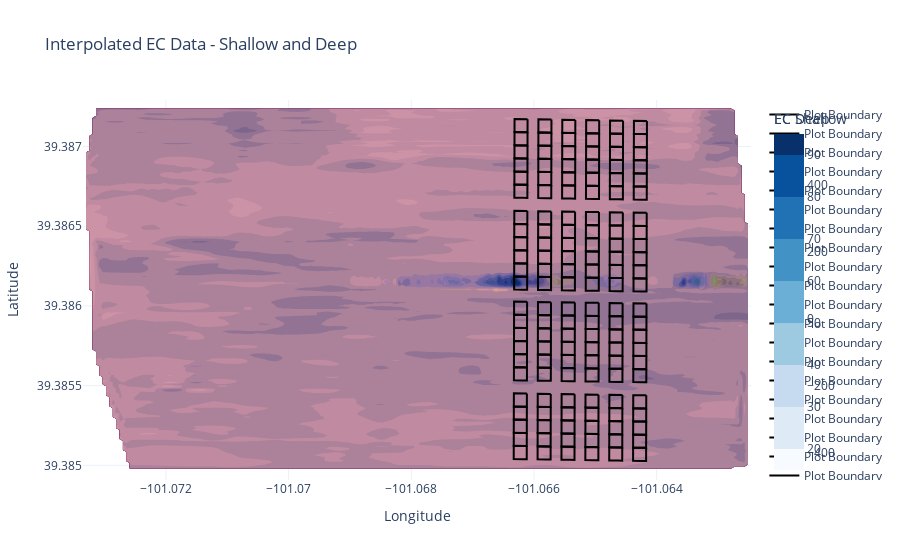

This figure's notebook cell:
### Code cell
# Plot with Plotly
fig = go.Figure()

# Add EC Shallow interpolated data as a contour plot
fig.add_trace(go.Contour(
    z=grid_z_shallow,
    x=np.linspace(x_min, x_max, grid_x.shape[0]), # Longitude range
    y=np.linspace(y_min, y_max, grid_y.shape[1]), # Latitude range
    colorscale="Inferno",
    colorbar=dict(title="EC Shallow"),
    contours=dict(showlines=False)
))

# Add plot boundaries
# Add plot boundaries with proper format
for _, row in plot_boundary.iterrows():
    boundary_x, boundary_y = list(row['geometry'].exterior.xy[0]), list(row['geometry'].exterior.xy[1])
    fig.add_trace(go.Scatter(
        x=boundary_x,
        y=boundary_y,
        mode="lines",
        line=dict(color="black", width=2),
        name="Plot Boundary"
    ))

# Add EC Deep interpolated data as a separate layer if desired
fig.add_trace(go.Contour(
    z=grid_z_deep,
    x=np.linspace(x_min, x_max, grid_x.shape[0]), 
    y=np.linspace(y_min, y_max, grid_y.shape[1]),
    colorscale="Blues",
    colorbar=dict(title="EC Deep"),
    contours=dict(showlines=False),
    opacity=0.5  # Adjust to layer the plots
))

# Update layout for clarity
fig.update_layout(
    title="Interpolated EC Data - Shallow and Deep",
    xaxis_title="Longitude",
    yaxis_title="Latitude",
    template="plotly_white"
)

# Display plot
fig.show()

### Figure 1 — Plotly figure (JSON) as saved in the notebook; plotly's stock layout.template omitted (floating-point values rounded to 4 significant figures; data arrays with more than 128 entries replaced by an {"elided": "..."} marker saying what was removed)
{"data": [{"colorbar": {"title": {"text": "EC Shallow"}}, "colorscale": [[0, "#000004"], [0.1111, "#1b0c41"], [0.2222, "#4a0c6b"], [0.3333, "#781c6d"], [0.4444, "#a52c60"], [0.5556, "#cf4446"], [0.6667, "#ed6925"], [0.7778, "#fb9b06"], [0.8889, "#f7d13d"], [1, "#fcffa4"]], "contours": {"showlines": false}, "type": "contour", "x": {"elided": "200 float values"}, "y": {"elided": "200 float values"}, "z": {"elided": "200x200 float values"}}, {"line": {"color": "black", "width": 2}, "mode": "lines", "name": "Plot Boundary", "type": "scatter", "x": [-101.1, -101.1, -101.1, -101.1, -101.1, -101.1, -101.1, -101.1, -101.1], "y": [39.39, 39.39, 39.39, 39.39, 39.39, 39.39, 39.39, 39.39, 39.39]}, {"line": {"color": "black", "width": 2}, "mode": "lines", "name": "Plot Boundary", "type": "scatter", "x": [-101.1, -101.1, -101.1, -101.1, -101.1, -101.1, -101.1, -101.1, -101.1], "y": [39.39, 39.39, 39.39, 39.39, 39.39, 39.39, 39.39, 39.39, 39.39]}, {"line": {"color": "black", "width": 2}, "mode": "lines", "name": "Plot Boundary", "type": "scatter", "x": [-101.1, -101.1, -101.1, -101.1, -101.1, -101.1, -101.1, -101.1, -101.1], "y": [39.39, 39.39, 39.39, 39.39, 39.39, 39.39, 39.39, 39.39, 39.39]}, {"line": {"color": "black", "width": 2}, "mode": "lines", "name": "Plot Boundary", "type": "scatter", "x": [-101.1, -101.1, -101.1, -101.1, -101.1, -101.1, -101.1, -101.1, -101.1], "y": [39.39, 39.39, 39.39, 39.39, 39.39, 39.39, 39.39, 39.39, 39.39]}, {"line": {"color": "black", "width": 2}, "mode": "lines", "name": "Plot Boundary", "type": "scatter", "x": [-101.1, -101.1, -101.1, -101.1, -101.1, -101.1, -101.1, -101.1, -101.1], "y": [39.39, 39.39, 39.39, 39.39, 39.39, 39.39, 39.39, 39.39, 39.39]}, {"line": {"color": "black", "width": 2}, "mode": "lines", "name": "Plot Boundary", "type": "scatter", "x": [-101.1, -101.1, -101.1, -101.1, -101.1, -101.1, -101.1, -101.1, -101.1], "y": [39.39, 39.39, 39.39, 39.39, 39.39, 39.39, 39.39, 39.39, 39.39]}, {"line": {"color": "black", "width": 2}, "mode": "lines", "name": "Plot Boundary", "type": "scatter", "x": [-101.1, -101.1, -101.1, -101.1, -101.1, -101.1, -101.1, -101.1, -101.1], "y": [39.39, 39.39, 39.39, 39.39, 39.39, 39.39, 39.39, 39.39, 39.39]}, {"line": {"color": "black", "width": 2}, "mode": "lines", "name": "Plot Boundary", "type": "scatter", "x": [-101.1, -101.1, -101.1, -101.1, -101.1, -101.1, -101.1, -101.1, -101.1], "y": [39.39, 39.39, 39.39, 39.39, 39.39, 39.39, 39.39, 39.39, 39.39]}, {"line": {"color": "black", "width": 2}, "mode": "lines", "name": "Plot Boundary", "type": "scatter", "x": [-101.1, -101.1, -101.1, -101.1, -101.1, -101.1, -101.1, -101.1, -101.1], "y": [39.39, 39.39, 39.39, 39.39, 39.39, 39.39, 39.39, 39.39, 39.39]}, {"line": {"color": "black", "width": 2}, "mode": "lines", "name": "Plot Boundary", "type": "scatter", "x": [-101.1, -101.1, -101.1, -101.1, -101.1, -101.1, -101.1, -101.1, -101.1], "y": [39.39, 39.39, 39.39, 39.39, 39.39, 39.39, 39.39, 39.39, 39.39]}, {"line": {"color": "black", "width": 2}, "mode": "lines", "name": "Plot Boundary", "type": "scatter", "x": [-101.1, -101.1, -101.1, -101.1, -101.1, -101.1, -101.1, -101.1, -101.1], "y": [39.39, 39.39, 39.39, 39.39, 39.39, 39.39, 39.39, 39.39, 39.39]}, {"line": {"color": "black", "width": 2}, "mode": "lines", "name": "Plot Boundary", "type": "scatter", "x": [-101.1, -101.1, -101.1, -101.1, -101.1, -101.1, -101.1, -101.1, -101.1], "y": [39.39, 39.39, 39.39, 39.39, 39.39, 39.39, 39.39, 39.39, 39.39]}, {"line": {"color": "black", "width": 2}, "mode": "lines", "name": "Plot Boundary", "type": "scatter", "x": [-101.1, -101.1, -101.1, -101.1, -101.1, -101.1, -101.1, -101.1, -101.1], "y": [39.39, 39.39, 39.39, 39.39, 39.39, 39.39, 39.39, 39.39, 39.39]}, {"line": {"color": "black", "width": 2}, "mode": "lines", "name": "Plot Boundary", "type": "scatter", "x": [-101.1, -101.1, -101.1, -101.1, -101.1, -101.1, -101.1, -101.1, -101.1], "y": [39.39, 39.39, 39.39, 39.39, 39.39, 39.39, 39.39, 39.39, 39.39]}, {"line": {"color": "black", "width": 2}, "mode": "lines", "name": "Plot Boundary", "type": "scatter", "x": [-101.1, -101.1, -101.1, -101.1, -101.1, -101.1, -101.1, -101.1, -101.1], "y": [39.39, 39.39, 39.39, 39.39, 39.39, 39.39, 39.39, 39.39, 39.39]}, {"line": {"color": "black", "width": 2}, "mode": "lines", "name": "Plot Boundary", "type": "scatter", "x": [-101.1, -101.1, -101.1, -101.1, -101.1, -101.1, -101.1, -101.1, -101.1], "y": [39.39, 39.39, 39.39, 39.39, 39.39, 39.39, 39.39, 39.39, 39.39]}, {"line": {"color": "black", "width": 2}, "mode": "lines", "name": "Plot Boundary", "type": "scatter", "x": [-101.1, -101.1, -101.1, -101.1, -101.1, -101.1, -101.1, -101.1, -101.1], "y": [39.39, 39.39, 39.39, 39.39, 39.39, 39.39, 39.39, 39.39, 39.39]}, {"line": {"color": "black", "width": 2}, "mode": "lines", "name": "Plot Boundary", "type": "scatter", "x": [-101.1, -101.1, -101.1, -101.1, -101.1, -101.1, -101.1, -101.1, -101.1], "y": [39.39, 39.39, 39.39, 39.39, 39.39, 39.39, 39.39, 39.39, 39.39]}, {"line": {"color": "black", "width": 2}, "mode": "lines", "name": "Plot Boundary", "type": "scatter", "x": [-101.1, -101.1, -101.1, -101.1, -101.1, -101.1, -101.1, -101.1, -101.1], "y": [39.39, 39.39, 39.39, 39.39, 39.39, 39.39, 39.39, 39.39, 39.39]}, {"line": {"color": "black", "width": 2}, "mode": "lines", "name": "Plot Boundary", "type": "scatter", "x": [-101.1, -101.1, -101.1, -101.1, -101.1, -101.1, -101.1, -101.1, -101.1], "y": [39.39, 39.39, 39.39, 39.39, 39.39, 39.39, 39.39, 39.39, 39.39]}, {"line": {"color": "black", "width": 2}, "mode": "lines", "name": "Plot Boundary", "type": "scatter", "x": [-101.1, -101.1, -101.1, -101.1, -101.1, -101.1, -101.1, -101.1, -101.1], "y": [39.39, 39.39, 39.39, 39.39, 39.39, 39.39, 39.39, 39.39, 39.39]}, {"line": {"color": "black", "width": 2}, "mode": "lines", "name": "Plot Boundary", "type": "scatter", "x": [-101.1, -101.1, -101.1, -101.1, -101.1, -101.1, -101.1, -101.1, -101.1], "y": [39.39, 39.39, 39.39, 39.39, 39.39, 39.39, 39.39, 39.39, 39.39]}, {"line": {"color": "black", "width": 2}, "mode": "lines", "name": "Plot Boundary", "type": "scatter", "x": [-101.1, -101.1, -101.1, -101.1, -101.1, -101.1, -101.1, -101.1, -101.1], "y": [39.39, 39.39, 39.39, 39.39, 39.39, 39.39, 39.39, 39.39, 39.39]}, {"line": {"color": "black", "width": 2}, "mode": "lines", "name": "Plot Boundary", "type": "scatter", "x": [-101.1, -101.1, -101.1, -101.1, -101.1, -101.1, -101.1, -101.1, -101.1], "y": [39.39, 39.39, 39.39, 39.39, 39.39, 39.39, 39.39, 39.39, 39.39]}, {"line": {"color": "black", "width": 2}, "mode": "lines", "name": "Plot Boundary", "type": "scatter", "x": [-101.1, -101.1, -101.1, -101.1, -101.1, -101.1, -101.1, -101.1, -101.1], "y": [39.39, 39.39, 39.39, 39.39, 39.39, 39.39, 39.39, 39.39, 39.39]}, {"line": {"color": "black", "width": 2}, "mode": "lines", "name": "Plot Boundary", "type": "scatter", "x": [-101.1, -101.1, -101.1, -101.1, -101.1, -101.1, -101.1, -101.1, -101.1], "y": [39.39, 39.39, 39.39, 39.39, 39.39, 39.39, 39.39, 39.39, 39.39]}, {"line": {"color": "black", "width": 2}, "mode": "lines", "name": "Plot Boundary", "type": "scatter", "x": [-101.1, -101.1, -101.1, -101.1, -101.1, -101.1, -101.1, -101.1, -101.1], "y": [39.39, 39.39, 39.39, 39.39, 39.39, 39.39, 39.39, 39.39, 39.39]}, {"line": {"color": "black", "width": 2}, "mode": "lines", "name": "Plot Boundary", "type": "scatter", "x": [-101.1, -101.1, -101.1, -101.1, -101.1, -101.1, -101.1, -101.1, -101.1], "y": [39.39, 39.39, 39.39, 39.39, 39.39, 39.39, 39.39, 39.39, 39.39]}, {"line": {"color": "black", "width": 2}, "mode": "lines", "name": "Plot Boundary", "type": "scatter", "x": [-101.1, -101.1, -101.1, -101.1, -101.1, -101.1, -101.1, -101.1, -101.1], "y": [39.39, 39.39, 39.39, 39.39, 39.39, 39.39, 39.39, 39.39, 39.39]}, {"line": {"color": "black", "width": 2}, "mode": "lines", "name": "Plot Boundary", "type": "scatter", "x": [-101.1, -101.1, -101.1, -101.1, -101.1, -101.1, -101.1, -101.1, -101.1], "y": [39.39, 39.39, 39.39, 39.39, 39.39, 39.39, 39.39, 39.39, 39.39]}, {"line": {"color": "black", "width": 2}, "mode": "lines", "name": "Plot Boundary", "type": "scatter", "x": [-101.1, -101.1, -101.1, -101.1, -101.1, -101.1, -101.1, -101.1, -101.1], "y": [39.39, 39.39, 39.39, 39.39, 39.39, 39.39, 39.39, 39.39, 39.39]}, {"line": {"color": "black", "width": 2}, "mode": "lines", "name": "Plot Boundary", "type": "scatter", "x": [-101.1, -101.1, -101.1, -101.1, -101.1, -101.1, -101.1, -101.1, -101.1], "y": [39.39, 39.39, 39.39, 39.39, 39.39, 39.39, 39.39, 39.39, 39.39]}, {"line": {"color": "black", "width": 2}, "mode": "lines", "name": "Plot Boundary", "type": "scatter", "x": [-101.1, -101.1, -101.1, -101.1, -101.1, -101.1, -101.1, -101.1, -101.1], "y": [39.39, 39.39, 39.39, 39.39, 39.39, 39.39, 39.39, 39.39, 39.39]}, {"line": {"color": "black", "width": 2}, "mode": "lines", "name": "Plot Boundary", "type": "scatter", "x": [-101.1, -101.1, -101.1, -101.1, -101.1, -101.1, -101.1, -101.1, -101.1], "y": [39.39, 39.39, 39.39, 39.39, 39.39, 39.39, 39.39, 39.39, 39.39]}, {"line": {"color": "black", "width": 2}, "mode": "lines", "name": "Plot Boundary", "type": "scatter", "x": [-101.1, -101.1, -101.1, -101.1, -101.1, -101.1, -101.1, -101.1, -101.1], "y": [39.39, 39.39, 39.39, 39.39, 39.39, 39.39, 39.39, 39.39, 39.39]}, {"line": {"color": "black", "width": 2}, "mode": "lines", "name": "Plot Boundary", "type": "scatter", "x": [-101.1, -101.1, -101.1, -101.1, -101.1, -101.1, -101.1, -101.1, -101.1], "y": [39.39, 39.39, 39.39, 39.39, 39.39, 39.39, 39.39, 39.39, 39.39]}, {"line": {"color": "black", "width": 2}, "mode": "lines", "name": "Plot Boundary", "type": "scatter", "x": [-101.1, -101.1, -101.1, -101.1, -101.1, -101.1, -101.1, -101.1, -101.1], "y": [39.39, 39.39, 39.39, 39.39, 39.39, 39.39, 39.39, 39.39, 39.39]}, {"line": {"color": "black", "width": 2}, "mode": "lines", "name": "Plot Boundary", "type": "scatter", "x": [-101.1, -101.1, -101.1, -101.1, -101.1, -101.1, -101.1, -101.1, -101.1], "y": [39.39, 39.39, 39.39, 39.39, 39.39, 39.39, 39.39, 39.39, 39.39]}, {"line": {"color": "black", "width": 2}, "mode": "lines", "name": "Plot Boundary", "type": "scatter", "x": [-101.1, -101.1, -101.1, -101.1, -101.1, -101.1, -101.1, -101.1, -101.1], "y": [39.39, 39.39, 39.39, 39.39, 39.39, 39.39, 39.39, 39.39, 39.39]}, {"line": {"color": "black", "width": 2}, "mode": "lines", "name": "Plot Boundary", "type": "scatter", "x": [-101.1, -101.1, -101.1, -101.1, -101.1, -101.1, -101.1, -101.1, -101.1], "y": [39.39, 39.39, 39.39, 39.39, 39.39, 39.39, 39.39, 39.39, 39.39]}, {"line": {"color": "black", "width": 2}, "mode": "lines", "name": "Plot Boundary", "type": "scatter", "x": [-101.1, -101.1, -101.1, -101.1, -101.1, -101.1, -101.1, -101.1, -101.1], "y": [39.39, 39.39, 39.39, 39.39, 39.39, 39.39, 39.39, 39.39, 39.39]}, {"line": {"color": "black", "width": 2}, "mode": "lines", "name": "Plot Boundary", "type": "scatter", "x": [-101.1, -101.1, -101.1, -101.1, -101.1, -101.1, -101.1, -101.1, -101.1], "y": [39.39, 39.39, 39.39, 39.39, 39.39, 39.39, 39.39, 39.39, 39.39]}, {"line": {"color": "black", "width": 2}, "mode": "lines", "name": "Plot Boundary", "type": "scatter", "x": [-101.1, -101.1, -101.1, -101.1, -101.1, -101.1, -101.1, -101.1, -101.1], "y": [39.39, 39.39, 39.39, 39.39, 39.39, 39.39, 39.39, 39.39, 39.39]}, {"line": {"color": "black", "width": 2}, "mode": "lines", "name": "Plot Boundary", "type": "scatter", "x": [-101.1, -101.1, -101.1, -101.1, -101.1, -101.1, -101.1, -101.1, -101.1], "y": [39.39, 39.39, 39.39, 39.39, 39.39, 39.39, 39.39, 39.39, 39.39]}, {"line": {"color": "black", "width": 2}, "mode": "lines", "name": "Plot Boundary", "type": "scatter", "x": [-101.1, -101.1, -101.1, -101.1, -101.1, -101.1, -101.1, -101.1, -101.1], "y": [39.39, 39.39, 39.39, 39.39, 39.39, 39.39, 39.39, 39.39, 39.39]}, {"line": {"color": "black", "width": 2}, "mode": "lines", "name": "Plot Boundary", "type": "scatter", "x": [-101.1, -101.1, -101.1, -101.1, -101.1, -101.1, -101.1, -101.1, -101.1], "y": [39.39, 39.39, 39.39, 39.39, 39.39, 39.39, 39.39, 39.39, 39.39]}, {"line": {"color": "black", "width": 2}, "mode": "lines", "name": "Plot Boundary", "type": "scatter", "x": [-101.1, -101.1, -101.1, -101.1, -101.1, -101.1, -101.1, -101.1, -101.1], "y": [39.39, 39.39, 39.39, 39.39, 39.39, 39.39, 39.39, 39.39, 39.39]}, {"line": {"color": "black", "width": 2}, "mode": "lines", "name": "Plot Boundary", "type": "scatter", "x": [-101.1, -101.1, -101.1, -101.1, -101.1, -101.1, -101.1, -101.1, -101.1], "y": [39.39, 39.39, 39.39, 39.39, 39.39, 39.39, 39.39, 39.39, 39.39]}, {"line": {"color": "black", "width": 2}, "mode": "lines", "name": "Plot Boundary", "type": "scatter", "x": [-101.1, -101.1, -101.1, -101.1, -101.1, -101.1, -101.1, -101.1, -101.1], "y": [39.39, 39.39, 39.39, 39.39, 39.39, 39.39, 39.39, 39.39, 39.39]}, {"line": {"color": "black", "width": 2}, "mode": "lines", "name": "Plot Boundary", "type": "scatter", "x": [-101.1, -101.1, -101.1, -101.1, -101.1, -101.1, -101.1, -101.1, -101.1], "y": [39.39, 39.39, 39.39, 39.39, 39.39, 39.39, 39.39, 39.39, 39.39]}, {"line": {"color": "black", "width": 2}, "mode": "lines", "name": "Plot Boundary", "type": "scatter", "x": [-101.1, -101.1, -101.1, -101.1, -101.1, -101.1, -101.1, -101.1, -101.1], "y": [39.39, 39.39, 39.39, 39.39, 39.39, 39.39, 39.39, 39.39, 39.39]}, {"line": {"color": "black", "width": 2}, "mode": "lines", "name": "Plot Boundary", "type": "scatter", "x": [-101.1, -101.1, -101.1, -101.1, -101.1, -101.1, -101.1, -101.1, -101.1], "y": [39.39, 39.39, 39.39, 39.39, 39.39, 39.39, 39.39, 39.39, 39.39]}, {"line": {"color": "black", "width": 2}, "mode": "lines", "name": "Plot Boundary", "type": "scatter", "x": [-101.1, -101.1, -101.1, -101.1, -101.1, -101.1, -101.1, -101.1, -101.1], "y": [39.39, 39.39, 39.39, 39.39, 39.39, 39.39, 39.39, 39.39, 39.39]}, {"line": {"color": "black", "width": 2}, "mode": "lines", "name": "Plot Boundary", "type": "scatter", "x": [-101.1, -101.1, -101.1, -101.1, -101.1, -101.1, -101.1, -101.1, -101.1], "y": [39.39, 39.39, 39.39, 39.39, 39.39, 39.39, 39.39, 39.39, 39.39]}, {"line": {"color": "black", "width": 2}, "mode": "lines", "name": "Plot Boundary", "type": "scatter", "x": [-101.1, -101.1, -101.1, -101.1, -101.1, -101.1, -101.1, -101.1, -101.1], "y": [39.39, 39.39, 39.39, 39.39, 39.39, 39.39, 39.39, 39.39, 39.39]}, {"line": {"color": "black", "width": 2}, "mode": "lines", "name": "Plot Boundary", "type": "scatter", "x": [-101.1, -101.1, -101.1, -101.1, -101.1, -101.1, -101.1, -101.1, -101.1], "y": [39.39, 39.39, 39.39, 39.39, 39.39, 39.39, 39.39, 39.39, 39.39]}, {"line": {"color": "black", "width": 2}, "mode": "lines", "name": "Plot Boundary", "type": "scatter", "x": [-101.1, -101.1, -101.1, -101.1, -101.1, -101.1, -101.1, -101.1, -101.1], "y": [39.39, 39.39, 39.39, 39.39, 39.39, 39.39, 39.39, 39.39, 39.39]}, {"line": {"color": "black", "width": 2}, "mode": "lines", "name": "Plot Boundary", "type": "scatter", "x": [-101.1, -101.1, -101.1, -101.1, -101.1, -101.1, -101.1, -101.1, -101.1], "y": [39.39, 39.39, 39.39, 39.39, 39.39, 39.39, 39.39, 39.39, 39.39]}, {"line": {"color": "black", "width": 2}, "mode": "lines", "name": "Plot Boundary", "type": "scatter", "x": [-101.1, -101.1, -101.1, -101.1, -101.1, -101.1, -101.1, -101.1, -101.1], "y": [39.39, 39.39, 39.39, 39.39, 39.39, 39.39, 39.39, 39.39, 39.39]}, {"line": {"color": "black", "width": 2}, "mode": "lines", "name": "Plot Boundary", "type": "scatter", "x": [-101.1, -101.1, -101.1, -101.1, -101.1, -101.1, -101.1, -101.1, -101.1], "y": [39.39, 39.39, 39.39, 39.39, 39.39, 39.39, 39.39, 39.39, 39.39]}, {"line": {"color": "black", "width": 2}, "mode": "lines", "name": "Plot Boundary", "type": "scatter", "x": [-101.1, -101.1, -101.1, -101.1, -101.1, -101.1, -101.1, -101.1, -101.1], "y": [39.39, 39.39, 39.39, 39.39, 39.39, 39.39, 39.39, 39.39, 39.39]}, {"line": {"color": "black", "width": 2}, "mode": "lines", "name": "Plot Boundary", "type": "scatter", "x": [-101.1, -101.1, -101.1, -101.1, -101.1, -101.1, -101.1, -101.1, -101.1], "y": [39.39, 39.39, 39.39, 39.39, 39.39, 39.39, 39.39, 39.39, 39.39]}, {"line": {"color": "black", "width": 2}, "mode": "lines", "name": "Plot Boundary", "type": "scatter", "x": [-101.1, -101.1, -101.1, -101.1, -101.1, -101.1, -101.1, -101.1, -101.1], "y": [39.39, 39.39, 39.39, 39.39, 39.39, 39.39, 39.39, 39.39, 39.39]}, {"line": {"color": "black", "width": 2}, "mode": "lines", "name": "Plot Boundary", "type": "scatter", "x": [-101.1, -101.1, -101.1, -101.1, -101.1, -101.1, -101.1, -101.1, -101.1], "y": [39.39, 39.39, 39.39, 39.39, 39.39, 39.39, 39.39, 39.39, 39.39]}, {"line": {"color": "black", "width": 2}, "mode": "lines", "name": "Plot Boundary", "type": "scatter", "x": [-101.1, -101.1, -101.1, -101.1, -101.1, -101.1, -101.1, -101.1, -101.1], "y": [39.39, 39.39, 39.39, 39.39, 39.39, 39.39, 39.39, 39.39, 39.39]}, {"line": {"color": "black", "width": 2}, "mode": "lines", "name": "Plot Boundary", "type": "scatter", "x": [-101.1, -101.1, -101.1, -101.1, -101.1, -101.1, -101.1, -101.1, -101.1], "y": [39.39, 39.39, 39.39, 39.39, 39.39, 39.39, 39.39, 39.39, 39.39]}, {"line": {"color": "black", "width": 2}, "mode": "lines", "name": "Plot Boundary", "type": "scatter", "x": [-101.1, -101.1, -101.1, -101.1, -101.1, -101.1, -101.1, -101.1, -101.1], "y": [39.39, 39.39, 39.39, 39.39, 39.39, 39.39, 39.39, 39.39, 39.39]}, {"line": {"color": "black", "width": 2}, "mode": "lines", "name": "Plot Boundary", "type": "scatter", "x": [-101.1, -101.1, -101.1, -101.1, -101.1, -101.1, -101.1, -101.1, -101.1], "y": [39.39, 39.39, 39.39, 39.39, 39.39, 39.39, 39.39, 39.39, 39.39]}, {"line": {"color": "black", "width": 2}, "mode": "lines", "name": "Plot Boundary", "type": "scatter", "x": [-101.1, -101.1, -101.1, -101.1, -101.1, -101.1, -101.1, -101.1, -101.1], "y": [39.39, 39.39, 39.39, 39.39, 39.39, 39.39, 39.39, 39.39, 39.39]}, {"line": {"color": "black", "width": 2}, "mode": "lines", "name": "Plot Boundary", "type": "scatter", "x": [-101.1, -101.1, -101.1, -101.1, -101.1, -101.1, -101.1, -101.1, -101.1], "y": [39.39, 39.39, 39.39, 39.39, 39.39, 39.39, 39.39, 39.39, 39.39]}, {"line": {"color": "black", "width": 2}, "mode": "lines", "name": "Plot Boundary", "type": "scatter", "x": [-101.1, -101.1, -101.1, -101.1, -101.1, -101.1, -101.1, -101.1, -101.1], "y": [39.39, 39.39, 39.39, 39.39, 39.39, 39.39, 39.39, 39.39, 39.39]}, {"line": {"color": "black", "width": 2}, "mode": "lines", "name": "Plot Boundary", "type": "scatter", "x": [-101.1, -101.1, -101.1, -101.1, -101.1, -101.1, -101.1, -101.1, -101.1], "y": [39.39, 39.39, 39.39, 39.39, 39.39, 39.39, 39.39, 39.39, 39.39]}, {"line": {"color": "black", "width": 2}, "mode": "lines", "name": "Plot Boundary", "type": "scatter", "x": [-101.1, -101.1, -101.1, -101.1, -101.1, -101.1, -101.1, -101.1, -101.1], "y": [39.39, 39.39, 39.39, 39.39, 39.39, 39.39, 39.39, 39.39, 39.39]}, {"line": {"color": "black", "width": 2}, "mode": "lines", "name": "Plot Boundary", "type": "scatter", "x": [-101.1, -101.1, -101.1, -101.1, -101.1, -101.1, -101.1, -101.1, -101.1], "y": [39.39, 39.39, 39.39, 39.39, 39.39, 39.39, 39.39, 39.39, 39.39]}, {"line": {"color": "black", "width": 2}, "mode": "lines", "name": "Plot Boundary", "type": "scatter", "x": [-101.1, -101.1, -101.1, -101.1, -101.1, -101.1, -101.1, -101.1, -101.1], "y": [39.39, 39.39, 39.39, 39.39, 39.39, 39.39, 39.39, 39.39, 39.39]}, {"line": {"color": "black", "width": 2}, "mode": "lines", "name": "Plot Boundary", "type": "scatter", "x": [-101.1, -101.1, -101.1, -101.1, -101.1, -101.1, -101.1, -101.1, -101.1], "y": [39.39, 39.39, 39.39, 39.39, 39.39, 39.39, 39.39, 39.39, 39.39]}, {"line": {"color": "black", "width": 2}, "mode": "lines", "name": "Plot Boundary", "type": "scatter", "x": [-101.1, -101.1, -101.1, -101.1, -101.1, -101.1, -101.1, -101.1, -101.1], "y": [39.39, 39.39, 39.39, 39.39, 39.39, 39.39, 39.39, 39.39, 39.39]}, {"line": {"color": "black", "width": 2}, "mode": "lines", "name": "Plot Boundary", "type": "scatter", "x": [-101.1, -101.1, -101.1, -101.1, -101.1, -101.1, -101.1, -101.1, -101.1], "y": [39.39, 39.39, 39.39, 39.39, 39.39, 39.39, 39.39, 39.39, 39.39]}, {"line": {"color": "black", "width": 2}, "mode": "lines", "name": "Plot Boundary", "type": "scatter", "x": [-101.1, -101.1, -101.1, -101.1, -101.1, -101.1, -101.1, -101.1, -101.1], "y": [39.39, 39.39, 39.39, 39.39, 39.39, 39.39, 39.39, 39.39, 39.39]}, {"line": {"color": "black", "width": 2}, "mode": "lines", "name": "Plot Boundary", "type": "scatter", "x": [-101.1, -101.1, -101.1, -101.1, -101.1, -101.1, -101.1, -101.1, -101.1], "y": [39.39, 39.39, 39.39, 39.39, 39.39, 39.39, 39.39, 39.39, 39.39]}, {"line": {"color": "black", "width": 2}, "mode": "lines", "name": "Plot Boundary", "type": "scatter", "x": [-101.1, -101.1, -101.1, -101.1, -101.1, -101.1, -101.1, -101.1, -101.1], "y": [39.39, 39.39, 39.39, 39.39, 39.39, 39.39, 39.39, 39.39, 39.39]}, {"line": {"color": "black", "width": 2}, "mode": "lines", "name": "Plot Boundary", "type": "scatter", "x": [-101.1, -101.1, -101.1, -101.1, -101.1, -101.1, -101.1, -101.1, -101.1], "y": [39.39, 39.39, 39.39, 39.39, 39.39, 39.39, 39.39, 39.39, 39.39]}, {"line": {"color": "black", "width": 2}, "mode": "lines", "name": "Plot Boundary", "type": "scatter", "x": [-101.1, -101.1, -101.1, -101.1, -101.1, -101.1, -101.1, -101.1, -101.1], "y": [39.39, 39.39, 39.39, 39.39, 39.39, 39.39, 39.39, 39.39, 39.39]}, {"line": {"color": "black", "width": 2}, "mode": "lines", "name": "Plot Boundary", "type": "scatter", "x": [-101.1, -101.1, -101.1, -101.1, -101.1, -101.1, -101.1, -101.1, -101.1], "y": [39.39, 39.39, 39.39, 39.39, 39.39, 39.39, 39.39, 39.39, 39.39]}, {"line": {"color": "black", "width": 2}, "mode": "lines", "name": "Plot Boundary", "type": "scatter", "x": [-101.1, -101.1, -101.1, -101.1, -101.1, -101.1, -101.1, -101.1, -101.1], "y": [39.39, 39.39, 39.39, 39.39, 39.39, 39.39, 39.39, 39.39, 39.39]}, {"line": {"color": "black", "width": 2}, "mode": "lines", "name": "Plot Boundary", "type": "scatter", "x": [-101.1, -101.1, -101.1, -101.1, -101.1, -101.1, -101.1, -101.1, -101.1], "y": [39.39, 39.39, 39.39, 39.39, 39.39, 39.39, 39.39, 39.39, 39.39]}, {"line": {"color": "black", "width": 2}, "mode": "lines", "name": "Plot Boundary", "type": "scatter", "x": [-101.1, -101.1, -101.1, -101.1, -101.1, -101.1, -101.1, -101.1, -101.1], "y": [39.39, 39.39, 39.39, 39.39, 39.39, 39.39, 39.39, 39.39, 39.39]}, {"line": {"color": "black", "width": 2}, "mode": "lines", "name": "Plot Boundary", "type": "scatter", "x": [-101.1, -101.1, -101.1, -101.1, -101.1, -101.1, -101.1, -101.1, -101.1], "y": [39.39, 39.39, 39.39, 39.39, 39.39, 39.39, 39.39, 39.39, 39.39]}, {"line": {"color": "black", "width": 2}, "mode": "lines", "name": "Plot Boundary", "type": "scatter", "x": [-101.1, -101.1, -101.1, -101.1, -101.1, -101.1, -101.1, -101.1, -101.1], "y": [39.39, 39.39, 39.39, 39.39, 39.39, 39.39, 39.39, 39.39, 39.39]}, {"line": {"color": "black", "width": 2}, "mode": "lines", "name": "Plot Boundary", "type": "scatter", "x": [-101.1, -101.1, -101.1, -101.1, -101.1, -101.1, -101.1, -101.1, -101.1], "y": [39.39, 39.39, 39.39, 39.39, 39.39, 39.39, 39.39, 39.39, 39.39]}, {"line": {"color": "black", "width": 2}, "mode": "lines", "name": "Plot Boundary", "type": "scatter", "x": [-101.1, -101.1, -101.1, -101.1, -101.1, -101.1, -101.1, -101.1, -101.1], "y": [39.39, 39.39, 39.39, 39.39, 39.39, 39.39, 39.39, 39.39, 39.39]}, {"line": {"color": "black", "width": 2}, "mode": "lines", "name": "Plot Boundary", "type": "scatter", "x": [-101.1, -101.1, -101.1, -101.1, -101.1, -101.1, -101.1, -101.1, -101.1], "y": [39.39, 39.39, 39.39, 39.39, 39.39, 39.39, 39.39, 39.39, 39.39]}, {"line": {"color": "black", "width": 2}, "mode": "lines", "name": "Plot Boundary", "type": "scatter", "x": [-101.1, -101.1, -101.1, -101.1, -101.1, -101.1, -101.1, -101.1, -101.1], "y": [39.39, 39.39, 39.39, 39.39, 39.39, 39.39, 39.39, 39.39, 39.39]}, {"line": {"color": "black", "width": 2}, "mode": "lines", "name": "Plot Boundary", "type": "scatter", "x": [-101.1, -101.1, -101.1, -101.1, -101.1, -101.1, -101.1, -101.1, -101.1], "y": [39.39, 39.39, 39.39, 39.39, 39.39, 39.39, 39.39, 39.39, 39.39]}, {"line": {"color": "black", "width": 2}, "mode": "lines", "name": "Plot Boundary", "type": "scatter", "x": [-101.1, -101.1, -101.1, -101.1, -101.1, -101.1, -101.1, -101.1, -101.1], "y": [39.39, 39.39, 39.39, 39.39, 39.39, 39.39, 39.39, 39.39, 39.39]}, {"line": {"color": "black", "width": 2}, "mode": "lines", "name": "Plot Boundary", "type": "scatter", "x": [-101.1, -101.1, -101.1, -101.1, -101.1, -101.1, -101.1, -101.1, -101.1], "y": [39.39, 39.39, 39.39, 39.39, 39.39, 39.39, 39.39, 39.39, 39.39]}, {"line": {"color": "black", "width": 2}, "mode": "lines", "name": "Plot Boundary", "type": "scatter", "x": [-101.1, -101.1, -101.1, -101.1, -101.1, -101.1, -101.1, -101.1, -101.1], "y": [39.39, 39.39, 39.39, 39.39, 39.39, 39.39, 39.39, 39.39, 39.39]}, {"line": {"color": "black", "width": 2}, "mode": "lines", "name": "Plot Boundary", "type": "scatter", "x": [-101.1, -101.1, -101.1, -101.1, -101.1, -101.1, -101.1, -101.1, -101.1], "y": [39.39, 39.39, 39.39, 39.39, 39.39, 39.39, 39.39, 39.39, 39.39]}, {"line": {"color": "black", "width": 2}, "mode": "lines", "name": "Plot Boundary", "type": "scatter", "x": [-101.1, -101.1, -101.1, -101.1, -101.1, -101.1, -101.1, -101.1, -101.1], "y": [39.39, 39.39, 39.39, 39.39, 39.39, 39.39, 39.39, 39.39, 39.39]}, {"line": {"color": "black", "width": 2}, "mode": "lines", "name": "Plot Boundary", "type": "scatter", "x": [-101.1, -101.1, -101.1, -101.1, -101.1, -101.1, -101.1, -101.1, -101.1], "y": [39.39, 39.39, 39.39, 39.39, 39.39, 39.39, 39.39, 39.39, 39.39]}, {"line": {"color": "black", "width": 2}, "mode": "lines", "name": "Plot Boundary", "type": "scatter", "x": [-101.1, -101.1, -101.1, -101.1, -101.1, -101.1, -101.1, -101.1, -101.1], "y": [39.39, 39.39, 39.39, 39.39, 39.39, 39.39, 39.39, 39.39, 39.39]}, {"line": {"color": "black", "width": 2}, "mode": "lines", "name": "Plot Boundary", "type": "scatter", "x": [-101.1, -101.1, -101.1, -101.1, -101.1, -101.1, -101.1, -101.1, -101.1], "y": [39.39, 39.39, 39.39, 39.39, 39.39, 39.39, 39.39, 39.39, 39.39]}, {"line": {"color": "black", "width": 2}, "mode": "lines", "name": "Plot Boundary", "type": "scatter", "x": [-101.1, -101.1, -101.1, -101.1, -101.1, -101.1, -101.1, -101.1, -101.1], "y": [39.39, 39.39, 39.39, 39.39, 39.39, 39.39, 39.39, 39.39, 39.39]}, {"line": {"color": "black", "width": 2}, "mode": "lines", "name": "Plot Boundary", "type": "scatter", "x": [-101.1, -101.1, -101.1, -101.1, -101.1, -101.1, -101.1, -101.1, -101.1], "y": [39.39, 39.39, 39.39, 39.39, 39.39, 39.39, 39.39, 39.39, 39.39]}, {"line": {"color": "black", "width": 2}, "mode": "lines", "name": "Plot Boundary", "type": "scatter", "x": [-101.1, -101.1, -101.1, -101.1, -101.1, -101.1, -101.1, -101.1, -101.1], "y": [39.39, 39.39, 39.39, 39.39, 39.39, 39.39, 39.39, 39.39, 39.39]}, {"line": {"color": "black", "width": 2}, "mode": "lines", "name": "Plot Boundary", "type": "scatter", "x": [-101.1, -101.1, -101.1, -101.1, -101.1, -101.1, -101.1, -101.1, -101.1], "y": [39.39, 39.39, 39.39, 39.39, 39.39, 39.39, 39.39, 39.39, 39.39]}, {"line": {"color": "black", "width": 2}, "mode": "lines", "name": "Plot Boundary", "type": "scatter", "x": [-101.1, -101.1, -101.1, -101.1, -101.1, -101.1, -101.1, -101.1, -101.1], "y": [39.39, 39.39, 39.39, 39.39, 39.39, 39.39, 39.39, 39.39, 39.39]}, {"line": {"color": "black", "width": 2}, "mode": "lines", "name": "Plot Boundary", "type": "scatter", "x": [-101.1, -101.1, -101.1, -101.1, -101.1, -101.1, -101.1, -101.1, -101.1], "y": [39.39, 39.39, 39.39, 39.39, 39.39, 39.39, 39.39, 39.39, 39.39]}, {"line": {"color": "black", "width": 2}, "mode": "lines", "name": "Plot Boundary", "type": "scatter", "x": [-101.1, -101.1, -101.1, -101.1, -101.1, -101.1, -101.1, -101.1, -101.1], "y": [39.39, 39.39, 39.39, 39.39, 39.39, 39.39, 39.39, 39.39, 39.39]}, {"line": {"color": "black", "width": 2}, "mode": "lines", "name": "Plot Boundary", "type": "scatter", "x": [-101.1, -101.1, -101.1, -101.1, -101.1, -101.1, -101.1, -101.1, -101.1], "y": [39.39, 39.39, 39.39, 39.39, 39.39, 39.39, 39.39, 39.39, 39.39]}, {"line": {"color": "black", "width": 2}, "mode": "lines", "name": "Plot Boundary", "type": "scatter", "x": [-101.1, -101.1, -101.1, -101.1, -101.1, -101.1, -101.1, -101.1, -101.1], "y": [39.39, 39.39, 39.39, 39.39, 39.39, 39.39, 39.39, 39.39, 39.39]}, {"line": {"color": "black", "width": 2}, "mode": "lines", "name": "Plot Boundary", "type": "scatter", "x": [-101.1, -101.1, -101.1, -101.1, -101.1, -101.1, -101.1, -101.1, -101.1], "y": [39.39, 39.39, 39.39, 39.39, 39.39, 39.39, 39.39, 39.39, 39.39]}, {"line": {"color": "black", "width": 2}, "mode": "lines", "name": "Plot Boundary", "type": "scatter", "x": [-101.1, -101.1, -101.1, -101.1, -101.1, -101.1, -101.1, -101.1, -101.1], "y": [39.39, 39.39, 39.39, 39.39, 39.39, 39.39, 39.39, 39.39, 39.39]}, {"line": {"color": "black", "width": 2}, "mode": "lines", "name": "Plot Boundary", "type": "scatter", "x": [-101.1, -101.1, -101.1, -101.1, -101.1, -101.1, -101.1, -101.1, -101.1], "y": [39.39, 39.39, 39.39, 39.39, 39.39, 39.39, 39.39, 39.39, 39.39]}, {"line": {"color": "black", "width": 2}, "mode": "lines", "name": "Plot Boundary", "type": "scatter", "x": [-101.1, -101.1, -101.1, -101.1, -101.1, -101.1, -101.1, -101.1, -101.1], "y": [39.39, 39.39, 39.39, 39.39, 39.39, 39.39, 39.39, 39.39, 39.39]}, {"line": {"color": "black", "width": 2}, "mode": "lines", "name": "Plot Boundary", "type": "scatter", "x": [-101.1, -101.1, -101.1, -101.1, -101.1, -101.1, -101.1, -101.1, -101.1], "y": [39.39, 39.39, 39.39, 39.39, 39.39, 39.39, 39.39, 39.39, 39.39]}, {"line": {"color": "black", "width": 2}, "mode": "lines", "name": "Plot Boundary", "type": "scatter", "x": [-101.1, -101.1, -101.1, -101.1, -101.1, -101.1, -101.1, -101.1, -101.1], "y": [39.39, 39.39, 39.39, 39.39, 39.39, 39.39, 39.39, 39.39, 39.39]}, {"line": {"color": "black", "width": 2}, "mode": "lines", "name": "Plot Boundary", "type": "scatter", "x": [-101.1, -101.1, -101.1, -101.1, -101.1, -101.1, -101.1, -101.1, -101.1], "y": [39.39, 39.39, 39.39, 39.39, 39.39, 39.39, 39.39, 39.39, 39.39]}, {"line": {"color": "black", "width": 2}, "mode": "lines", "name": "Plot Boundary", "type": "scatter", "x": [-101.1, -101.1, -101.1, -101.1, -101.1, -101.1, -101.1, -101.1, -101.1], "y": [39.39, 39.39, 39.39, 39.39, 39.39, 39.39, 39.39, 39.39, 39.39]}, {"line": {"color": "black", "width": 2}, "mode": "lines", "name": "Plot Boundary", "type": "scatter", "x": [-101.1, -101.1, -101.1, -101.1, -101.1, -101.1, -101.1, -101.1, -101.1], "y": [39.39, 39.39, 39.39, 39.39, 39.39, 39.39, 39.39, 39.39, 39.39]}, {"line": {"color": "black", "width": 2}, "mode": "lines", "name": "Plot Boundary", "type": "scatter", "x": [-101.1, -101.1, -101.1, -101.1, -101.1, -101.1, -101.1, -101.1, -101.1], "y": [39.39, 39.39, 39.39, 39.39, 39.39, 39.39, 39.39, 39.39, 39.39]}, {"line": {"color": "black", "width": 2}, "mode": "lines", "name": "Plot Boundary", "type": "scatter", "x": [-101.1, -101.1, -101.1, -101.1, -101.1, -101.1, -101.1, -101.1, -101.1], "y": [39.39, 39.39, 39.39, 39.39, 39.39, 39.39, 39.39, 39.39, 39.39]}, {"line": {"color": "black", "width": 2}, "mode": "lines", "name": "Plot Boundary", "type": "scatter", "x": [-101.1, -101.1, -101.1, -101.1, -101.1, -101.1, -101.1, -101.1, -101.1], "y": [39.39, 39.39, 39.39, 39.39, 39.39, 39.39, 39.39, 39.39, 39.39]}, {"line": {"color": "black", "width": 2}, "mode": "lines", "name": "Plot Boundary", "type": "scatter", "x": [-101.1, -101.1, -101.1, -101.1, -101.1, -101.1, -101.1, -101.1, -101.1], "y": [39.39, 39.39, 39.39, 39.39, 39.39, 39.39, 39.39, 39.39, 39.39]}, {"line": {"color": "black", "width": 2}, "mode": "lines", "name": "Plot Boundary", "type": "scatter", "x": [-101.1, -101.1, -101.1, -101.1, -101.1, -101.1, -101.1, -101.1, -101.1], "y": [39.39, 39.39, 39.39, 39.39, 39.39, 39.39, 39.39, 39.39, 39.39]}, {"line": {"color": "black", "width": 2}, "mode": "lines", "name": "Plot Boundary", "type": "scatter", "x": [-101.1, -101.1, -101.1, -101.1, -101.1, -101.1, -101.1, -101.1, -101.1], "y": [39.39, 39.39, 39.39, 39.39, 39.39, 39.39, 39.39, 39.39, 39.39]}, {"line": {"color": "black", "width": 2}, "mode": "lines", "name": "Plot Boundary", "type": "scatter", "x": [-101.1, -101.1, -101.1, -101.1, -101.1, -101.1, -101.1, -101.1, -101.1], "y": [39.39, 39.39, 39.39, 39.39, 39.39, 39.39, 39.39, 39.39, 39.39]}, {"line": {"color": "black", "width": 2}, "mode": "lines", "name": "Plot Boundary", "type": "scatter", "x": [-101.1, -101.1, -101.1, -101.1, -101.1, -101.1, -101.1, -101.1, -101.1], "y": [39.39, 39.39, 39.39, 39.39, 39.39, 39.39, 39.39, 39.39, 39.39]}, {"line": {"color": "black", "width": 2}, "mode": "lines", "name": "Plot Boundary", "type": "scatter", "x": [-101.1, -101.1, -101.1, -101.1, -101.1, -101.1, -101.1, -101.1, -101.1], "y": [39.39, 39.39, 39.39, 39.39, 39.39, 39.39, 39.39, 39.39, 39.39]}, {"line": {"color": "black", "width": 2}, "mode": "lines", "name": "Plot Boundary", "type": "scatter", "x": [-101.1, -101.1, -101.1, -101.1, -101.1, -101.1, -101.1, -101.1, -101.1], "y": [39.39, 39.39, 39.39, 39.39, 39.39, 39.39, 39.39, 39.39, 39.39]}, {"line": {"color": "black", "width": 2}, "mode": "lines", "name": "Plot Boundary", "type": "scatter", "x": [-101.1, -101.1, -101.1, -101.1, -101.1, -101.1, -101.1, -101.1, -101.1], "y": [39.39, 39.39, 39.39, 39.39, 39.39, 39.39, 39.39, 39.39, 39.39]}, {"line": {"color": "black", "width": 2}, "mode": "lines", "name": "Plot Boundary", "type": "scatter", "x": [-101.1, -101.1, -101.1, -101.1, -101.1, -101.1, -101.1, -101.1, -101.1], "y": [39.39, 39.39, 39.39, 39.39, 39.39, 39.39, 39.39, 39.39, 39.39]}, {"line": {"color": "black", "width": 2}, "mode": "lines", "name": "Plot Boundary", "type": "scatter", "x": [-101.1, -101.1, -101.1, -101.1, -101.1, -101.1, -101.1, -101.1, -101.1], "y": [39.39, 39.39, 39.39, 39.39, 39.39, 39.39, 39.39, 39.39, 39.39]}, {"line": {"color": "black", "width": 2}, "mode": "lines", "name": "Plot Boundary", "type": "scatter", "x": [-101.1, -101.1, -101.1, -101.1, -101.1, -101.1, -101.1, -101.1, -101.1], "y": [39.39, 39.39, 39.39, 39.39, 39.39, 39.39, 39.39, 39.39, 39.39]}, {"line": {"color": "black", "width": 2}, "mode": "lines", "name": "Plot Boundary", "type": "scatter", "x": [-101.1, -101.1, -101.1, -101.1, -101.1, -101.1, -101.1, -101.1, -101.1], "y": [39.39, 39.39, 39.39, 39.39, 39.39, 39.39, 39.39, 39.39, 39.39]}, {"line": {"color": "black", "width": 2}, "mode": "lines", "name": "Plot Boundary", "type": "scatter", "x": [-101.1, -101.1, -101.1, -101.1, -101.1, -101.1, -101.1, -101.1, -101.1], "y": [39.39, 39.39, 39.39, 39.39, 39.39, 39.39, 39.39, 39.39, 39.39]}, {"line": {"color": "black", "width": 2}, "mode": "lines", "name": "Plot Boundary", "type": "scatter", "x": [-101.1, -101.1, -101.1, -101.1, -101.1, -101.1, -101.1, -101.1, -101.1], "y": [39.39, 39.39, 39.39, 39.39, 39.39, 39.39, 39.39, 39.39, 39.39]}, {"line": {"color": "black", "width": 2}, "mode": "lines", "name": "Plot Boundary", "type": "scatter", "x": [-101.1, -101.1, -101.1, -101.1, -101.1, -101.1, -101.1, -101.1, -101.1], "y": [39.39, 39.39, 39.39, 39.39, 39.39, 39.39, 39.39, 39.39, 39.39]}, {"colorbar": {"title": {"text": "EC Deep"}}, "colorscale": [[0, "rgb(247,251,255)"], [0.125, "rgb(222,235,247)"], [0.25, "rgb(198,219,239)"], [0.375, "rgb(158,202,225)"], [0.5, "rgb(107,174,214)"], [0.625, "rgb(66,146,198)"], [0.75, "rgb(33,113,181)"], [0.875, "rgb(8,81,156)"], [1, "rgb(8,48,107)"]], "contours": {"showlines": false}, "opacity": 0.5, "type": "contour", "x": {"elided": "200 float values"}, "y": {"elided": "200 float values"}, "z": {"elided": "200x200 float values"}}], "layout": {"title": {"text": "Interpolated EC Data - Shallow and Deep"}, "xaxis": {"title": {"text": "Longitude"}}, "yaxis": {"title": {"text": "Latitude"}}}}
